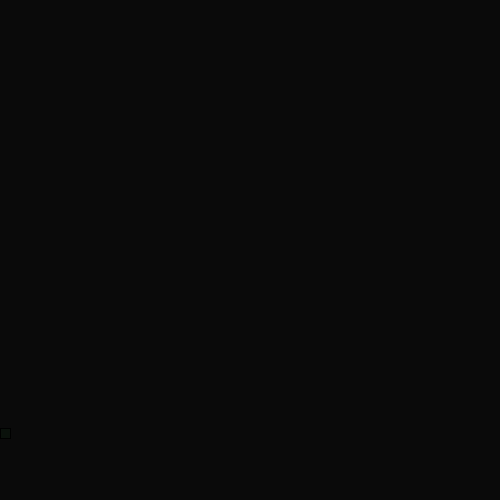
Frame 1 (no input)
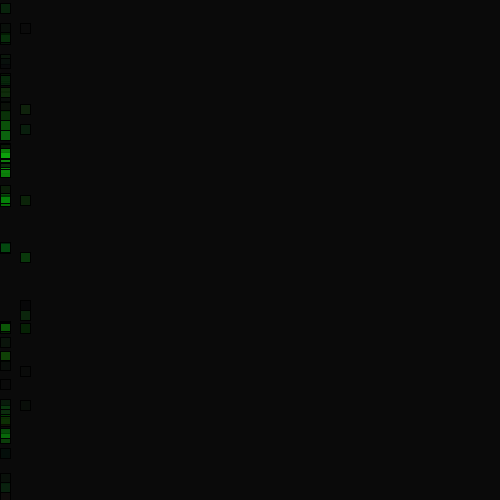
Frame 60 (the mouse pressed at the canvas centre just before this capture)
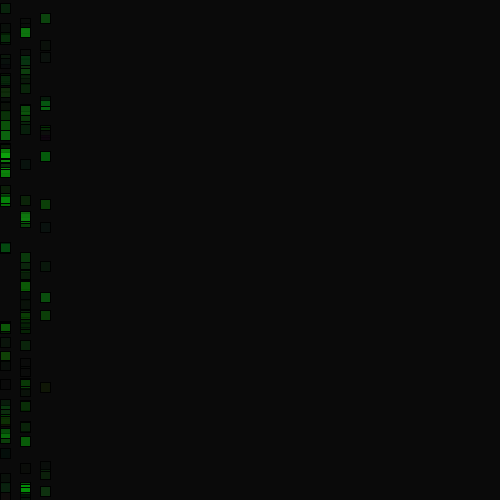
Frame 120 (the mouse held since frame 60 and released just before this capture)

The Processing sketch that drew these frames (run headless with seeded random() and noise(); from frame 60 on, the mouse is pressed at the canvas centre):

// Processing sketch: processing_159786
// ── processing_159786.pde

//supposed to be matrix-esque text

//declare variables

float r;
float g;
float b;
float a;

float y;
float x;

int count;
int state;

//make background and declare state

void setup (){
  size (500,500);
  background (10);
  smooth ();
  
  count = 0;
  state = 0;
}

//code looping

void draw (){
  //start 1st sequence of blocks
  if (count<=50){
    float b = random(20);
    float r = random(200);
    float g = random(20);
    float a = random(190);
    x = random(width);
    y = random(height);
    
    count++;
    if (count > 50){
      count = 0;
      state = state+10;
    }
    fill (b,r,g,a);
    y = state*2;
    rect (y, x, 10, 10);
    
    
    if (state >=250) {
      background (10);
      state = 0;
   }
  }
}
